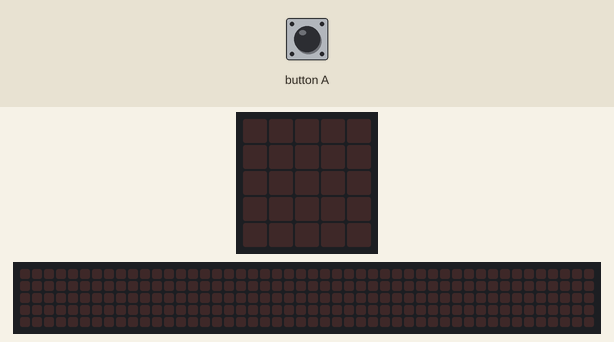
Bench run of a program on a simulated BBC micro:bit (MakeCode). Parts: the board's 5×5 LED display, a strip that is not on the board, showing the scrolling text unrolled. The test bench sets the inputs (shaded band). The 48×5 strip is a reading aid, not a part: it shows the text the display is scrolling, unrolled, one strip-width of it at a time.

Above: at 1.2 s.
1.3 s: button A pressed for 0.15 s
At 1.6 s:
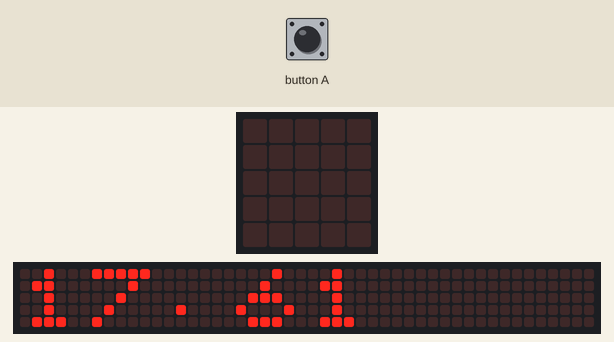
4.3 s: button A pressed for 0.15 s
At 6.92 s:
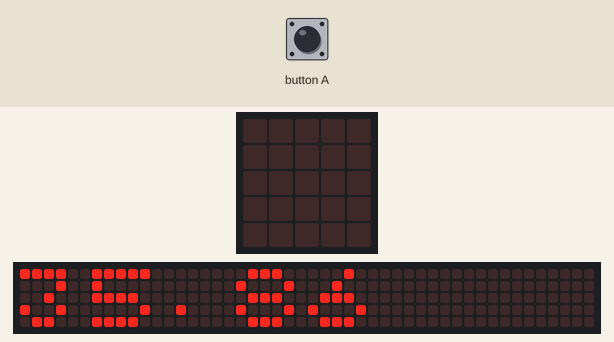
7.4 s: button A pressed for 0.15 s
At 17.42 s:
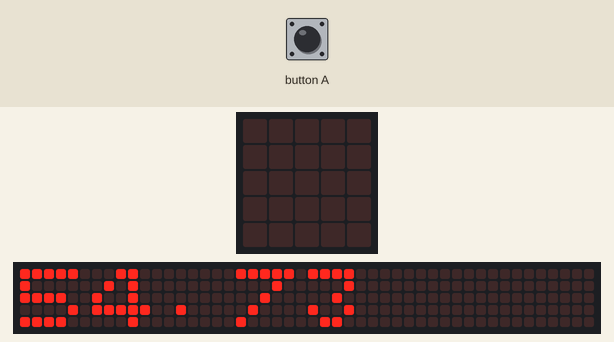

Measured:
- after the input at 1.3 s, the display: changes after 0.15 s (image 1)
- what the display in image 3 shows lasts 0.5 s, from 17.2 s to 17.7 s

The program:

main.ts
```typescript
let køyrelengd = 0
let rotasjonar = 0
function Finn_køyrelengd (rotasjonar: number) {
    køyrelengd = 17.3 * rotasjonar + 0.1 * (rotasjonar * rotasjonar) * 3.14
}
input.onButtonPressed(Button.A, function () {
    rotasjonar += 1
    Finn_køyrelengd(rotasjonar)
    basic.showNumber(køyrelengd)
})
```

test.ts
```typescript
// testene settes inn her; disse vil ikke kompilert så lenge denne pakken blir brukt som en utvidelse.
```
